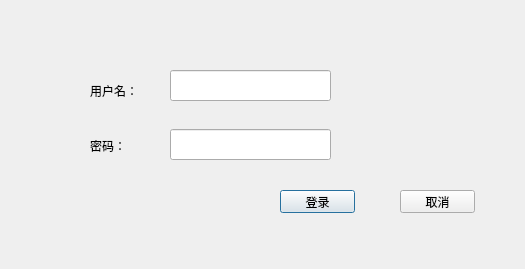
<?xml version="1.0" encoding="UTF-8"?>
<ui version="4.0">
 <class>ShiftLogin</class>
 <widget class="QDialog" name="ShiftLogin">
  <property name="geometry">
   <rect>
    <x>0</x>
    <y>0</y>
    <width>525</width>
    <height>269</height>
   </rect>
  </property>
  <property name="windowTitle">
   <string>验证</string>
  </property>
  <property name="windowIcon">
   <iconset resource="pic.qrc">
    <normaloff>:/picture/picture/002.png</normaloff>:/picture/picture/002.png</iconset>
  </property>
  <widget class="QLabel" name="label">
   <property name="geometry">
    <rect>
     <x>90</x>
     <y>130</y>
     <width>91</width>
     <height>31</height>
    </rect>
   </property>
   <property name="text">
    <string>密码：</string>
   </property>
  </widget>
  <widget class="QLineEdit" name="lineEdit_secret">
   <property name="geometry">
    <rect>
     <x>170</x>
     <y>129</y>
     <width>161</width>
     <height>31</height>
    </rect>
   </property>
  </widget>
  <widget class="QPushButton" name="pBt_commit">
   <property name="geometry">
    <rect>
     <x>280</x>
     <y>190</y>
     <width>75</width>
     <height>23</height>
    </rect>
   </property>
   <property name="text">
    <string>登录</string>
   </property>
  </widget>
  <widget class="QPushButton" name="pBt_cancel">
   <property name="geometry">
    <rect>
     <x>400</x>
     <y>190</y>
     <width>75</width>
     <height>23</height>
    </rect>
   </property>
   <property name="text">
    <string>取消</string>
   </property>
  </widget>
  <widget class="QLabel" name="label_2">
   <property name="geometry">
    <rect>
     <x>90</x>
     <y>80</y>
     <width>71</width>
     <height>21</height>
    </rect>
   </property>
   <property name="text">
    <string>用户名：</string>
   </property>
  </widget>
  <widget class="QLineEdit" name="lineEdit_userName">
   <property name="geometry">
    <rect>
     <x>170</x>
     <y>70</y>
     <width>161</width>
     <height>31</height>
    </rect>
   </property>
  </widget>
 </widget>
 <resources>
  <include location="pic.qrc"/>
 </resources>
 <connections/>
</ui>
